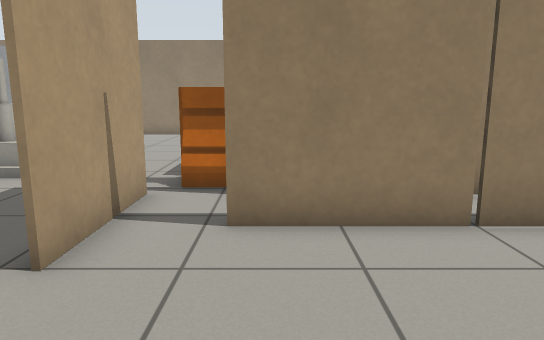
view 1 (above)

22 first-person views from a walk through a Gazebo world. The camera is 0.9 m above the floor, tilts 10° down and sees 70° across. Floor lines are 1 m apart. The floor is counted in squares, 0.5 m on a side. Each view is taken from the middle of a square. On the plan, view 1 faces up. The plan holds only what a view shows up to about 18 squares ahead; the rest is blank. The place goes on beyond the plan. Robots are left out. Gazebo's built-in surfaces are drawn with simple patterns. Some stock models are drawn as simple stand-ins. Some surface patterns are stand-ins.

view 2
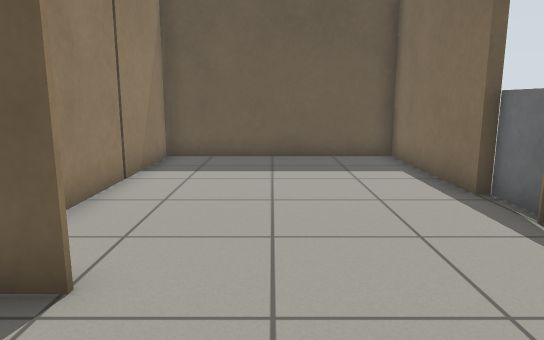

view 3
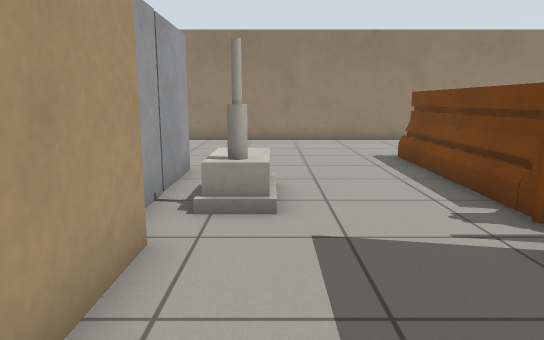

view 4
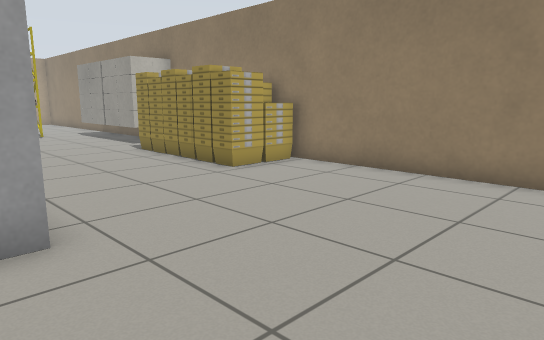

view 5
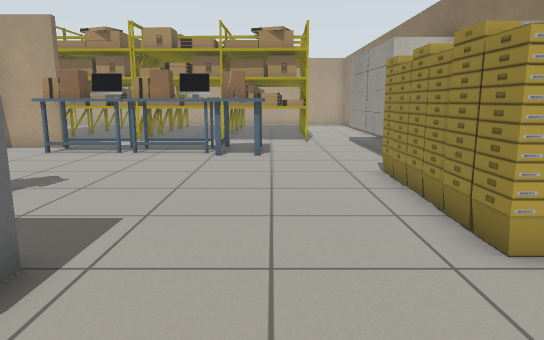

view 6
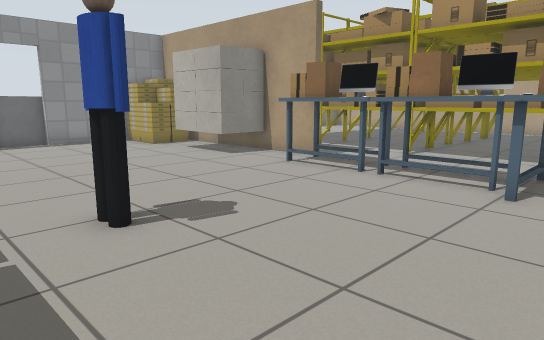

view 7
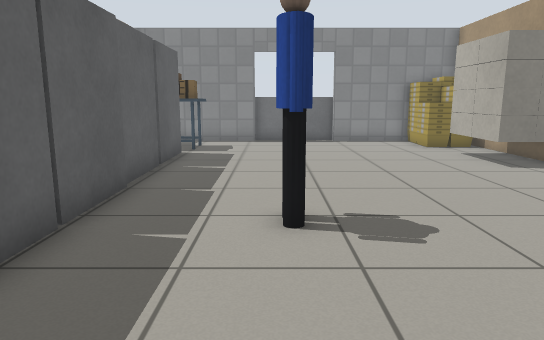

view 8
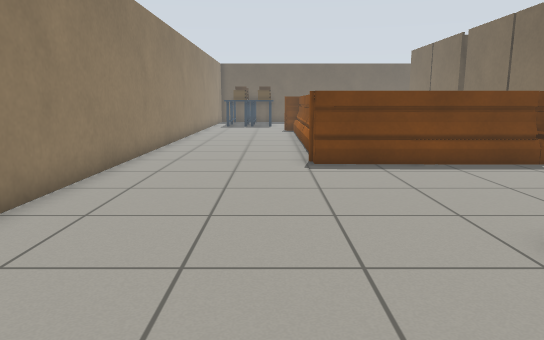

view 9
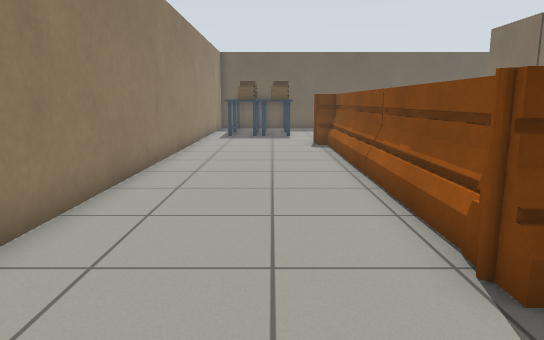

view 10
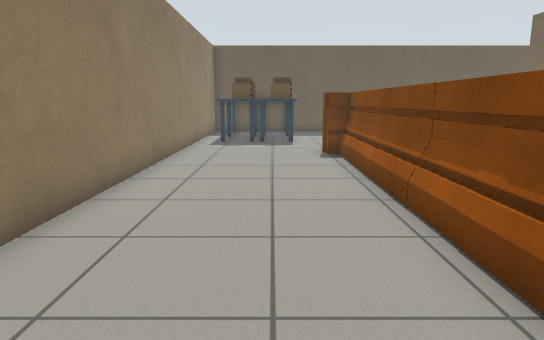

view 11
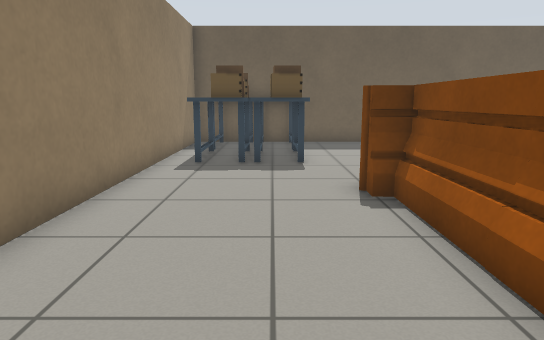

view 12
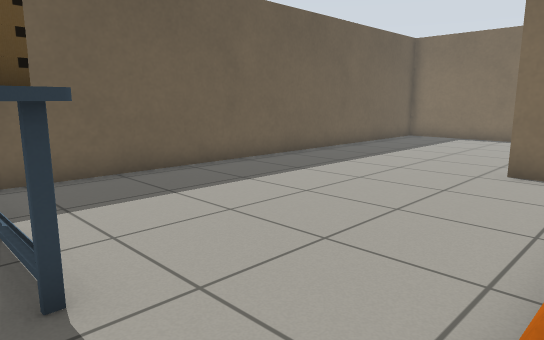

view 13
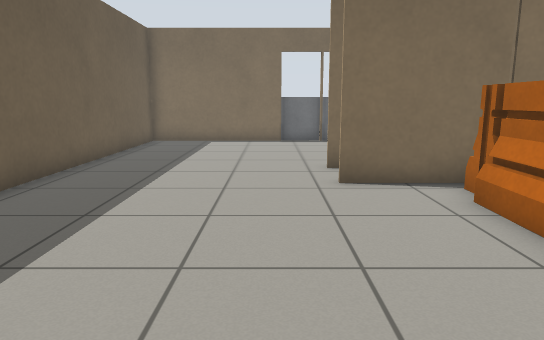

view 14
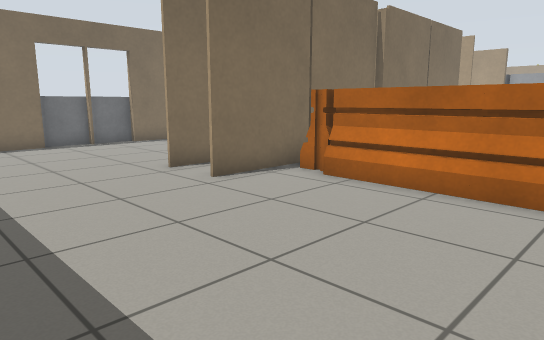

view 15
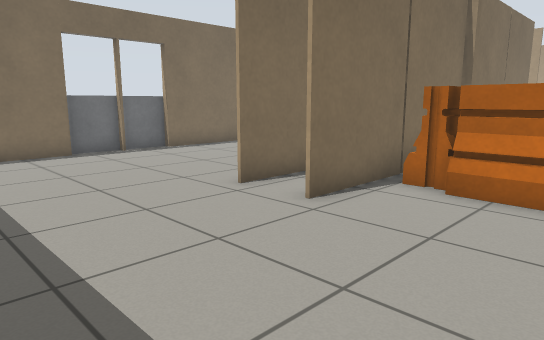

view 16
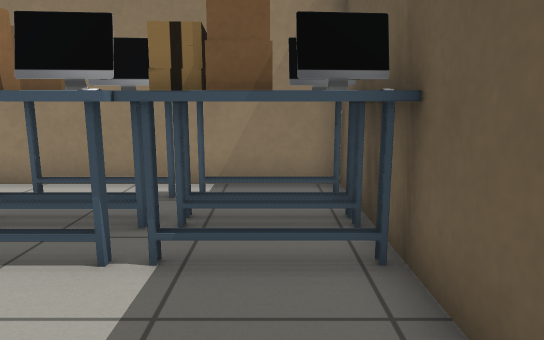

view 17
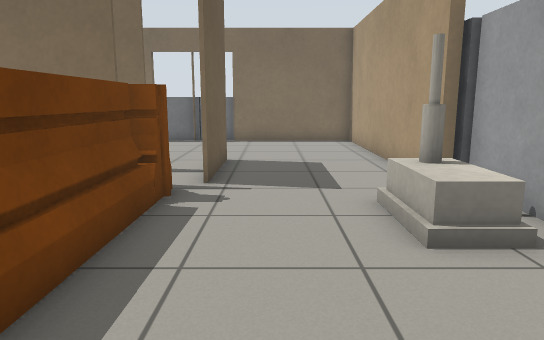

view 18
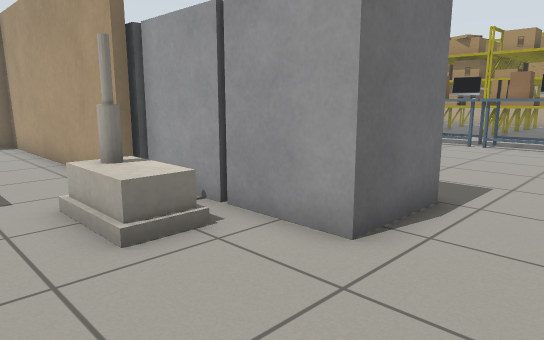

view 19
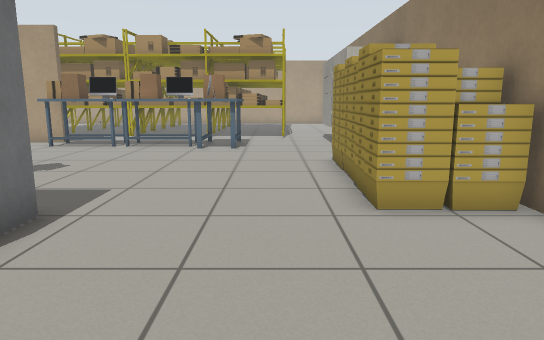

view 20
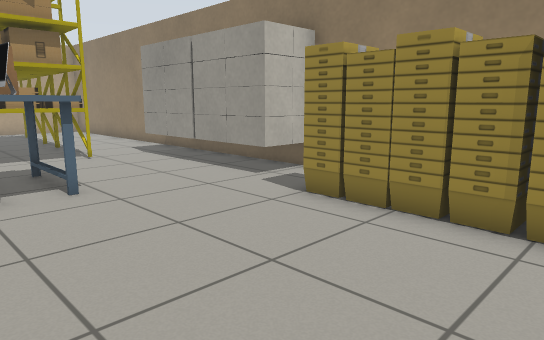

view 21
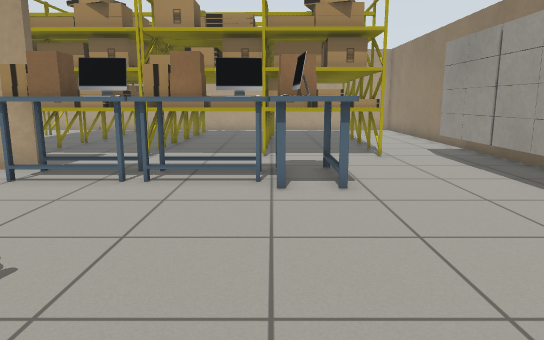

view 22
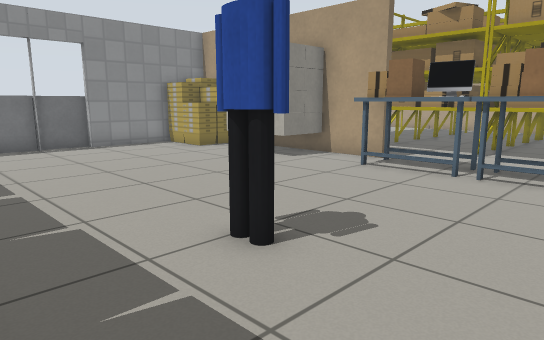

### Floor plan
Points are (right, up) in squares from view 1. A wall is a line through its corners. A room is listed if a view was taken in it or the views show most of it. See-through windows are left out.
Room 1 (view 1)
walls: (1.4, -2) (6.8, -2) (6.8, 5.5) (-0.8, 5.5); (-2.5, 7.4) (-2.5, 3.9)
ways out: opening at (-3, 1) to room 2
Room 2 (views 2, 3, 4, 5, 6, 7, 8, 9, 10, 11, 12, 13, 14, 15, 16, 17, 18, 19, 20, 21, 22)
walls: (-0.8, 7.5) (6.5, 7.5); (-7.6, 5.6) (-7.6, 4.5); (-2.6, 3.9) (-2.6, 7.5); (-7.6, 2.6) (-7.6, -2) (-2.5, -2); (7.2, 7.5) (14.5, 7.5); (-13.2, -2) (-9.8, -2); (8.2, -2) (11.9, -2); (-22.3, 7.6) (-22.3, 5.5); (15.5, -2) (21.5, -2) (21.5, 21.4) (-20.5, 21.4); (-22.2, -2) (-16.8, -2)
low walls: (-22.3, 2.5) (-22.3, 0.6)
ways out: opening at (-3, 1) to room 1; open door at (12, -2)
objects: shelf (-25, 6) to (-25, 10); shelf (-25, 11) to (-25, 18); house (-25, 20) to (-23, 21); desk (-23, 14) to (-20, 16); bucket (-22, -1) to (-20, 1); house (-22, 2) to (-20, 5); desk (-22, 8) to (-20, 11); desk (-22, 11) to (-20, 14); house (-22, 20) to (-19, 21); bucket (-17, 19) to (-16, 21); person (-15, 10) to (-14, 11); bucket (-15, 19) to (-14, 21); bucket (-13, 19) to (-11, 21); desk (-11, 0) to (-10, 2); grey box (-11, 3) to (-11, 5); grey box (-11, 6) to (-11, 7); grey box (-11, 8) to (-11, 10); grey box (-11, 11) to (-8, 13); grey box (-8, 3) to (-8, 4); grey box (-8, 6) to (-8, 7); grey box (-8, 8) to (-8, 10); house (-7, 9) to (-6, 11); barrier (-2, 8) to (1, 9); barrier (-2, 10) to (-1, 12); barrier (-2, 14) to (-1, 16); barrier (0, 15) to (2, 16); barrier (3, 15) to (5, 16); barrier (5, 15) to (7, 16); barrier (8, 15) to (10, 16); barrier (11, 8) to (12, 9); barrier (11, 13) to (12, 16); barrier (12, 10) to (12, 12); desk (15, 17) to (17, 18); desk (15, 19) to (17, 20); desk (18, 17) to (21, 18); desk (19, 19) to (21, 20)

Positions as (right, up) in squares from view 1, and headings:
1: (0, 0), facing up
2: (-6, 2), facing right
3: (-6, 3), facing up
4: (-3, 12), facing up-left
5: (-7, 16), facing left
6: (-12, 16), facing down-left
7: (-14, 16), facing down
8: (-13, 17), facing right
9: (-5, 18), facing right
10: (-2, 18), facing right
11: (4, 18), facing right
12: (12, 18), facing down-right
13: (16, 16), facing down
14: (20, 15), facing down-left
15: (20, 12), facing down-left
16: (20, 13), facing up
17: (-4, 16), facing down
18: (-4, 16), facing down-left
19: (-5, 17), facing left
20: (-12, 13), facing up-left
21: (-12, 14), facing left
22: (-11, 14), facing down-left
